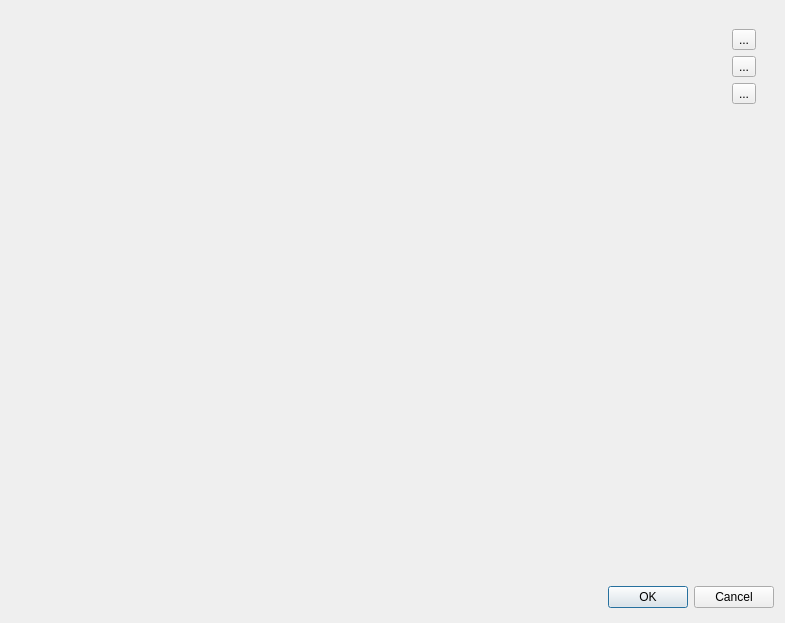
<?xml version="1.0" encoding="UTF-8"?>
<ui version="4.0">
 <class>InlineGraphsDialog</class>
 <widget class="QDialog" name="InlineGraphsDialog">
  <property name="geometry">
   <rect>
    <x>0</x>
    <y>0</y>
    <width>785</width>
    <height>623</height>
   </rect>
  </property>
  <property name="sizePolicy">
   <sizepolicy hsizetype="Preferred" vsizetype="Preferred">
    <horstretch>0</horstretch>
    <verstretch>0</verstretch>
   </sizepolicy>
  </property>
  <property name="windowTitle">
   <string>Inline Graphs Dialog</string>
  </property>
  <layout class="QVBoxLayout" name="verticalLayout">
   <item>
    <widget class="QWidget" name="widget" native="true">
     <layout class="QHBoxLayout" name="horizontalLayout">
      <item>
       <widget class="QScrollArea" name="scrollareawidget">
        <property name="sizePolicy">
         <sizepolicy hsizetype="Preferred" vsizetype="Preferred">
          <horstretch>0</horstretch>
          <verstretch>0</verstretch>
         </sizepolicy>
        </property>
        <property name="frameShape">
         <enum>QFrame::Shape::NoFrame</enum>
        </property>
        <property name="frameShadow">
         <enum>QFrame::Shadow::Plain</enum>
        </property>
        <property name="widgetResizable">
         <bool>true</bool>
        </property>
        <widget class="QWidget" name="inlinegraphswidget">
         <property name="geometry">
          <rect>
           <x>0</x>
           <y>0</y>
           <width>701</width>
           <height>551</height>
          </rect>
         </property>
        </widget>
       </widget>
      </item>
      <item>
       <widget class="QWidget" name="widget_2" native="true">
        <property name="sizePolicy">
         <sizepolicy hsizetype="Fixed" vsizetype="Preferred">
          <horstretch>0</horstretch>
          <verstretch>0</verstretch>
         </sizepolicy>
        </property>
        <property name="minimumSize">
         <size>
          <width>30</width>
          <height>0</height>
         </size>
        </property>
        <layout class="QVBoxLayout" name="verticalLayout_2">
         <item>
          <widget class="QToolButton" name="addbutton">
           <property name="toolTip">
            <string extracomment="Add inline graph"/>
           </property>
           <property name="text">
            <string>...</string>
           </property>
           <property name="icon">
            <iconset theme="QIcon::ThemeIcon::ListAdd"/>
           </property>
          </widget>
         </item>
         <item>
          <widget class="QToolButton" name="duplicatebutton">
           <property name="toolTip">
            <string extracomment="Duplicate inline graph"/>
           </property>
           <property name="text">
            <string>...</string>
           </property>
           <property name="icon">
            <iconset theme="QIcon::ThemeIcon::EditCopy"/>
           </property>
          </widget>
         </item>
         <item>
          <widget class="QToolButton" name="removebutton">
           <property name="toolTip">
            <string extracomment="Delete inline graph"/>
           </property>
           <property name="text">
            <string>...</string>
           </property>
           <property name="icon">
            <iconset theme="QIcon::ThemeIcon::ListRemove"/>
           </property>
          </widget>
         </item>
         <item>
          <spacer name="verticalSpacer">
           <property name="orientation">
            <enum>Qt::Orientation::Vertical</enum>
           </property>
           <property name="sizeHint" stdset="0">
            <size>
             <width>20</width>
             <height>443</height>
            </size>
           </property>
          </spacer>
         </item>
        </layout>
       </widget>
      </item>
     </layout>
    </widget>
   </item>
   <item>
    <widget class="QDialogButtonBox" name="buttonBox">
     <property name="enabled">
      <bool>true</bool>
     </property>
     <property name="sizePolicy">
      <sizepolicy hsizetype="Expanding" vsizetype="Fixed">
       <horstretch>0</horstretch>
       <verstretch>0</verstretch>
      </sizepolicy>
     </property>
     <property name="minimumSize">
      <size>
       <width>0</width>
       <height>30</height>
      </size>
     </property>
     <property name="orientation">
      <enum>Qt::Orientation::Horizontal</enum>
     </property>
     <property name="standardButtons">
      <set>QDialogButtonBox::StandardButton::Cancel|QDialogButtonBox::StandardButton::Ok</set>
     </property>
    </widget>
   </item>
  </layout>
 </widget>
 <resources/>
 <connections>
  <connection>
   <sender>buttonBox</sender>
   <signal>accepted()</signal>
   <receiver>InlineGraphsDialog</receiver>
   <slot>accept()</slot>
   <hints>
    <hint type="sourcelabel">
     <x>248</x>
     <y>254</y>
    </hint>
    <hint type="destinationlabel">
     <x>157</x>
     <y>274</y>
    </hint>
   </hints>
  </connection>
  <connection>
   <sender>buttonBox</sender>
   <signal>rejected()</signal>
   <receiver>InlineGraphsDialog</receiver>
   <slot>reject()</slot>
   <hints>
    <hint type="sourcelabel">
     <x>316</x>
     <y>260</y>
    </hint>
    <hint type="destinationlabel">
     <x>286</x>
     <y>274</y>
    </hint>
   </hints>
  </connection>
 </connections>
</ui>
